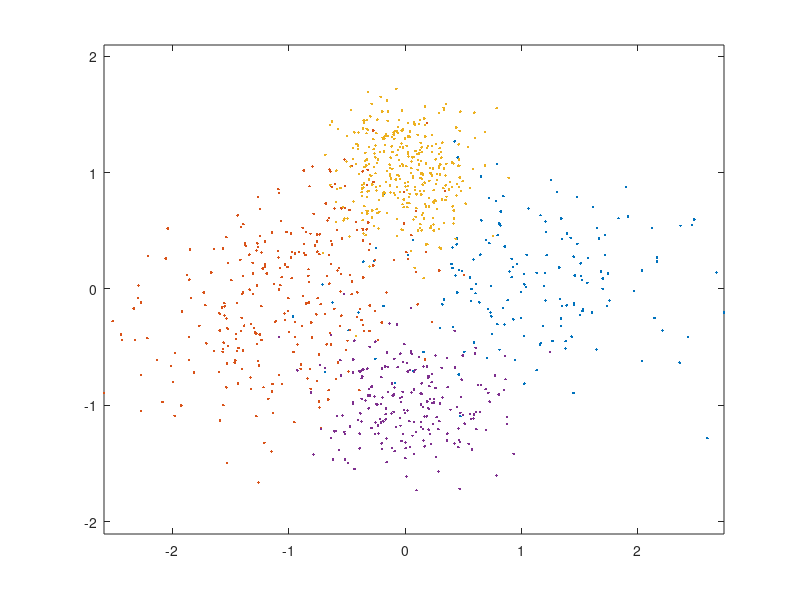

Reproduce this figure in MATLAB. (Note: this script raises an error after producing the figure.)
% 4 GMM Components. Different means, covariances and probabilty for each.
% 1000 samples
m(:,1) = [1;0]; Sigma(:,:,1) = 0.1*[5 0;0,2]; 
m(:,2) = [-1;0]; Sigma(:,:,2) = 0.1*[3 1;1,3]; 
m(:,3) = [0;1]; Sigma(:,:,3) = 0.1*eye(2);
m(:,4) = [0;-1]; Sigma(:,:,4) = 0.1*[2 0;0,1 ];
classPriors = [0.15,0.30,0.35,0.20]; thr = [0,cumsum(classPriors)];
N = 1000; u = rand(1,N); L = zeros(1,N); x = zeros(2,N);
figure(1),clf, colorList = 'rbgc';
%Data Genration + figure 
for l = 1:4
    indices = find(thr(l)<=u & u<thr(l+1)); % if u happens to be precisely 1, that sample will get omitted - needs to be fixed
    L(1,indices) = l*ones(1,length(indices));
    x(:,indices) = mvnrnd(m(:,l),Sigma(:,:,l),length(indices))';
    figure(1), plot(x(1,indices),x(2,indices),'.','MarkerFaceColor',colorList(l)); axis equal, hold on,
end
T = array2table(x.'); 
part = cvpartition(T.Var1,'KFold',10);
